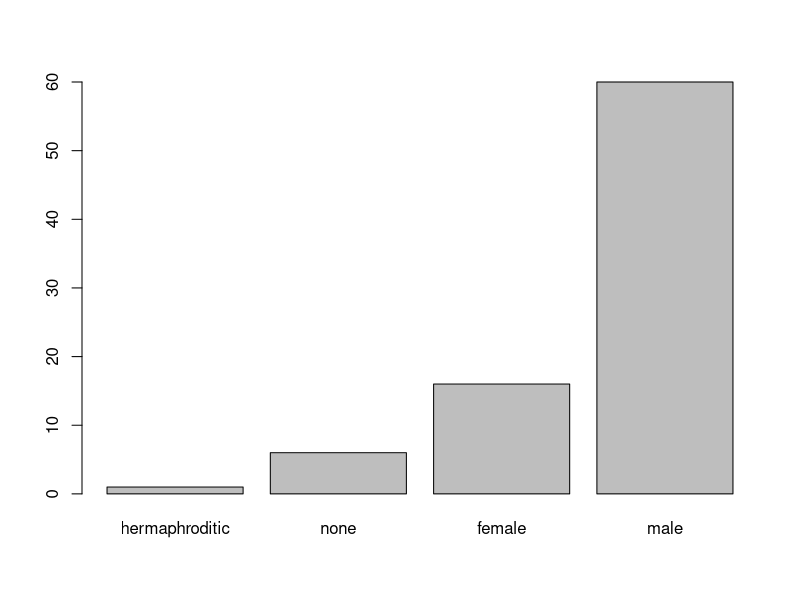
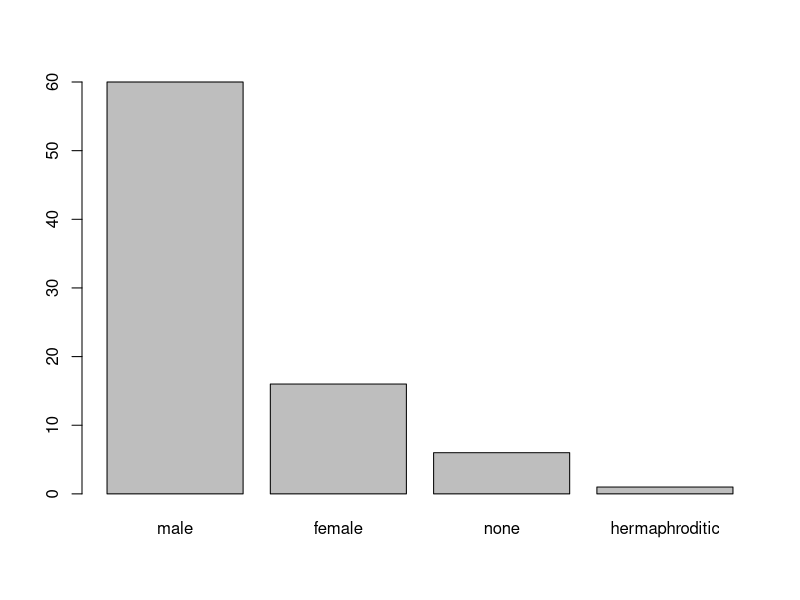
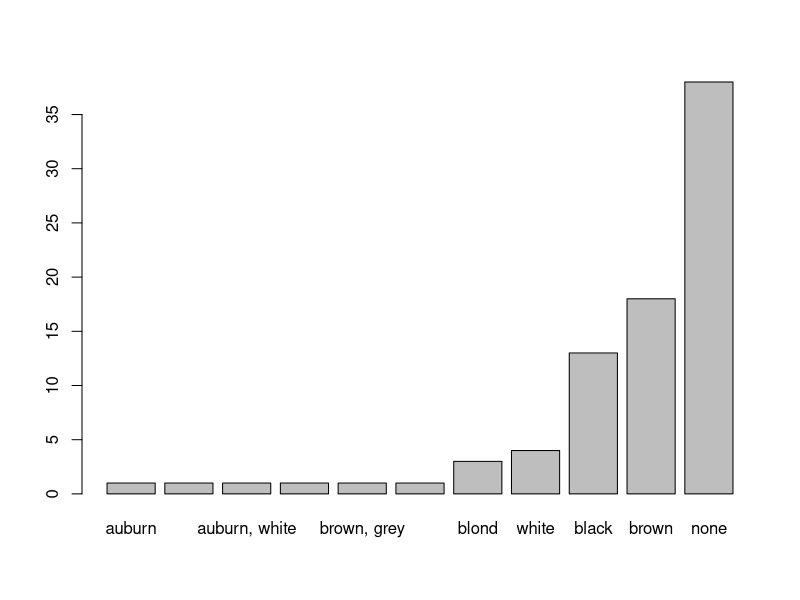
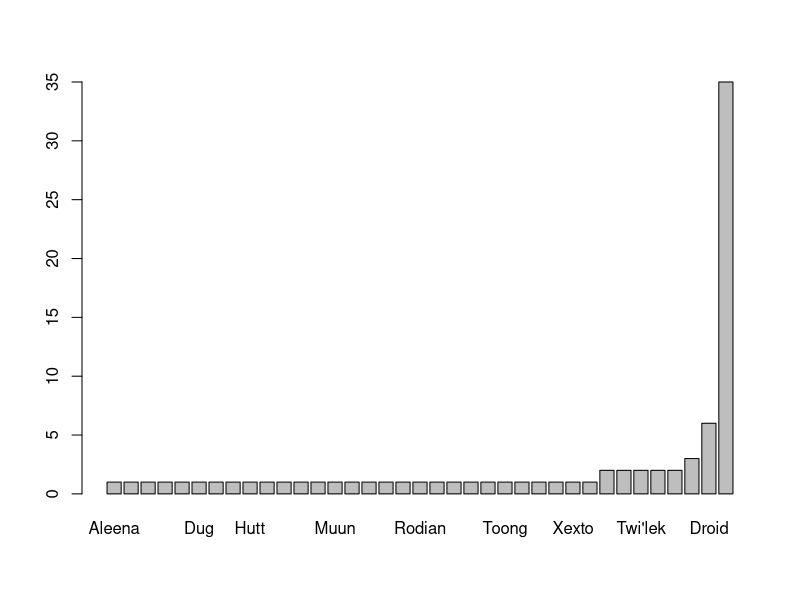
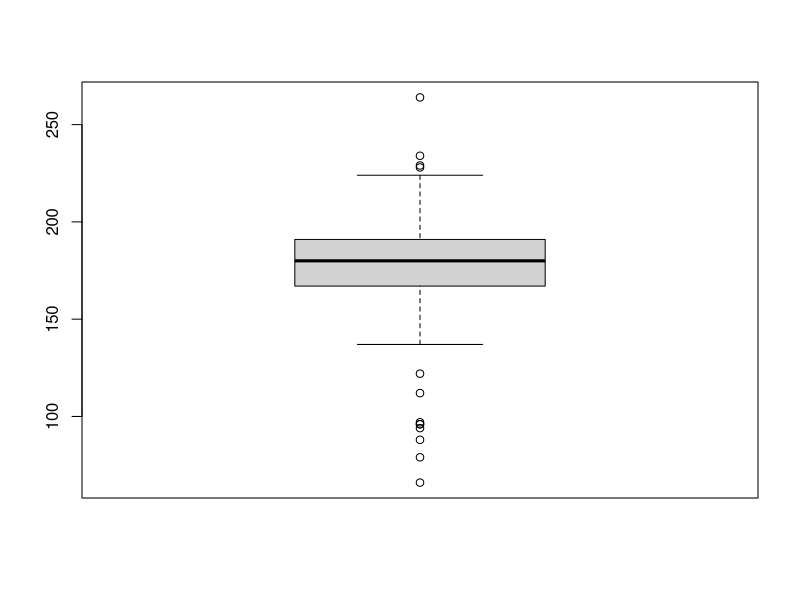
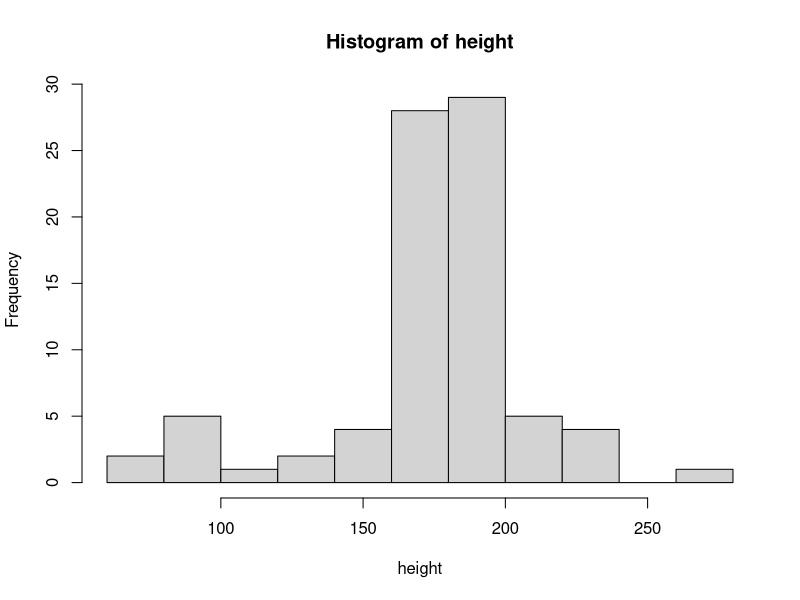
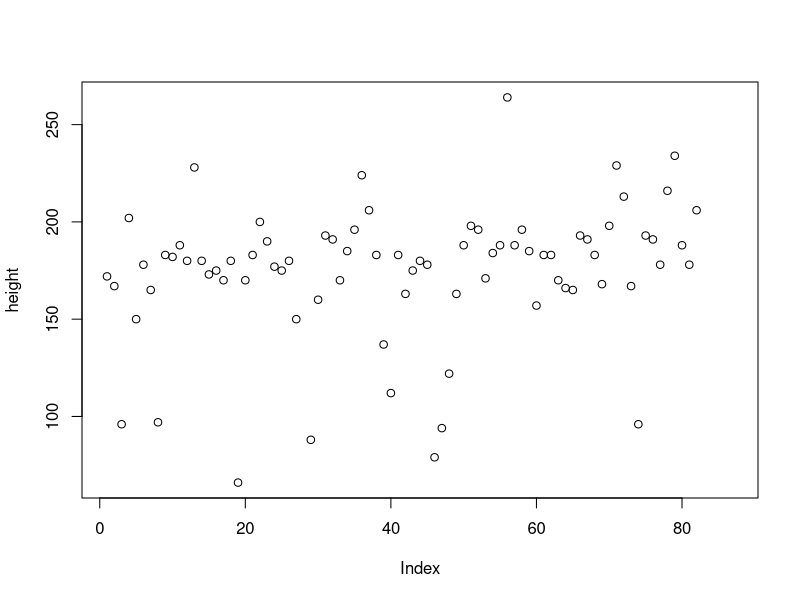

Generate these figures, in order, with R:
library(tidyverse)
data()
?starwars
dim(starwars)  # dimentions      row/entry/observation   column/attribute/variable
str(starwars)  #structure
glimpse(starwars) # watch the dataset at a glimpse
# dbl = double datatype means numeric/ float
# factor datatype means catagorical values 
# example: male, female,  small, medium, big, black, blond, brown, grey, white, 
# NA means not available
View(starwars)
head(starwars)
tail(starwars)

starwars$name
starwars$species
starwars$eye_color
starwars$sex
starwars$films


attach(starwars)
names(starwars)    # names of the variables/ columns
length(starwars)    # number of variables/ columns      length(dataset_name)
class(hair_color)
length(hair_color)   # number of rows/entries/observations   length(variable_name)
unique(hair_color)   # NA, none, unknown means different thing
length(sex)
class(sex)
unique(sex)
unique(species)
unique(eye_color)

table(sex)
table(hair_color)

?sort()
sort(table(sex))
View(sort(table(sex)))
barplot(sort(table(sex)))

sort(table(sex), decreasing = TRUE)
View(sort(table(sex), decreasing = TRUE))
barplot(sort(table(sex), decreasing = TRUE))


View(sort(table(hair_color), decreasing = TRUE))
barplot(sort(table(hair_color)))

View(sort(table(species)))  # doesn't show rows with NA
barplot(sort(table(species)))
View(sort(table(species), decreasing = TRUE))  # doesn't show rows with NA


#or

starwars %>% 
  select(hair_color)

starwars %>% 
  select(hair_color) %>% 
  count(hair_color)

starwars %>% 
  select(hair_color) %>% 
  count(hair_color) %>% 
  arrange(n)

starwars %>% 
  select(hair_color) %>% 
  count(hair_color) %>% 
  arrange(n) %>% 
  View()

starwars %>% 
  select(hair_color) %>% 
  count(hair_color) %>% 
  arrange(desc(n))

starwars %>% 
  select(hair_color) %>% 
  count(hair_color) %>% 
  arrange(desc(n)) %>% 
  View()                     # shows rows with NA


is.na(hair_color)
starwars[is.na(hair_color), ]
View(starwars[is.na(hair_color), ])


is.na(species)
starwars[is.na(species), ]
View(starwars[is.na(species), ])


class(height)
length(height)
summary(height)
boxplot(height)
hist(height)
plot(height)     # scatterplot


starwars %>% 
  filter(species == 'Human')

starwars %>% 
  filter(species == 'Human') %>% 
  View()
